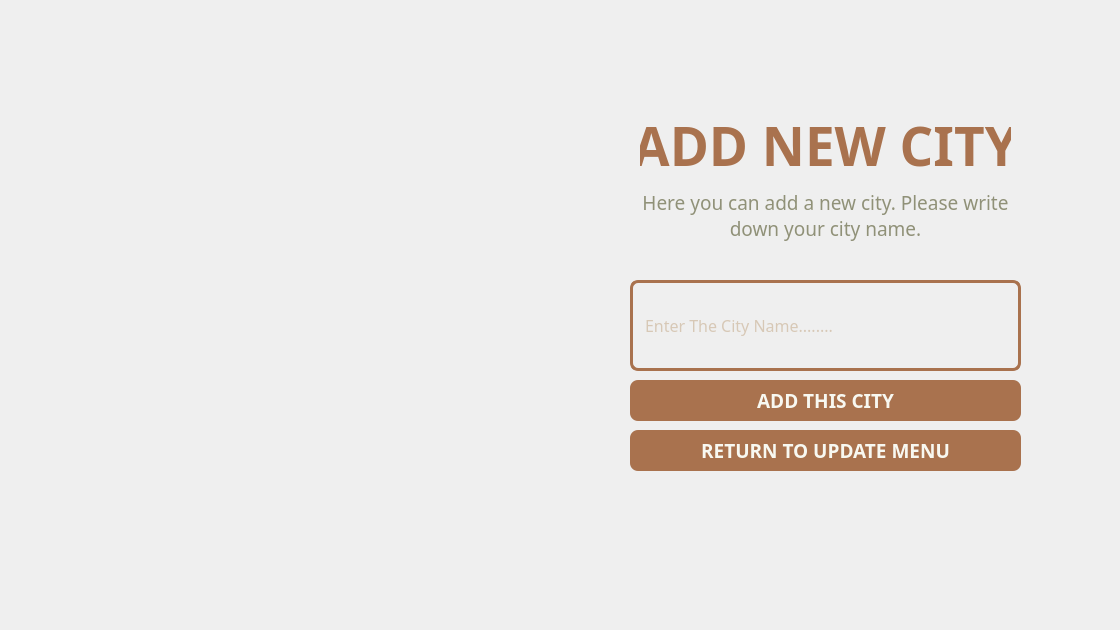
<?xml version="1.0" encoding="UTF-8"?>
<ui version="4.0">
 <class>addcity</class>
 <widget class="QWidget" name="addcity">
  <property name="geometry">
   <rect>
    <x>0</x>
    <y>0</y>
    <width>1120</width>
    <height>630</height>
   </rect>
  </property>
  <property name="minimumSize">
   <size>
    <width>1120</width>
    <height>630</height>
   </size>
  </property>
  <property name="maximumSize">
   <size>
    <width>1120</width>
    <height>630</height>
   </size>
  </property>
  <property name="windowTitle">
   <string>Mini Wasalni | Add New City</string>
  </property>
  <widget class="QLabel" name="addCITY_header">
   <property name="geometry">
    <rect>
     <x>640</x>
     <y>80</y>
     <width>371</width>
     <height>131</height>
    </rect>
   </property>
   <property name="font">
    <font>
     <family>Dosis</family>
     <pointsize>40</pointsize>
     <bold>true</bold>
    </font>
   </property>
   <property name="styleSheet">
    <string notr="true">QLabel {
		color: #A9724E;
}</string>
   </property>
   <property name="text">
    <string>ADD NEW CITY</string>
   </property>
   <property name="alignment">
    <set>Qt::AlignCenter</set>
   </property>
  </widget>
  <widget class="QPushButton" name="addCITY_add">
   <property name="geometry">
    <rect>
     <x>630</x>
     <y>380</y>
     <width>391</width>
     <height>41</height>
    </rect>
   </property>
   <property name="maximumSize">
    <size>
     <width>500</width>
     <height>100</height>
    </size>
   </property>
   <property name="font">
    <font>
     <family>Dosis</family>
     <pointsize>14</pointsize>
     <bold>true</bold>
    </font>
   </property>
   <property name="styleSheet">
    <string notr="true">QPushButton {
		color: #F8F8F1;
		background-color: #A9724E;
		border: none;
		border-radius: 8px;
}

QPushButton:hover {
		color: #F8F8F1;
		background-color: #BFA17E;
		border: none;
		border-radius:8px;
}

QPushButton:pressed {
		color: #F8F8F1;
		background-color: #BFA17E;
		border: none;
        border-radius: 8px;
}</string>
   </property>
   <property name="text">
    <string>ADD THIS CITY</string>
   </property>
  </widget>
  <widget class="QPushButton" name="Returntoupdate_addcity">
   <property name="geometry">
    <rect>
     <x>630</x>
     <y>430</y>
     <width>391</width>
     <height>41</height>
    </rect>
   </property>
   <property name="maximumSize">
    <size>
     <width>500</width>
     <height>100</height>
    </size>
   </property>
   <property name="font">
    <font>
     <family>Dosis</family>
     <pointsize>14</pointsize>
     <bold>true</bold>
    </font>
   </property>
   <property name="styleSheet">
    <string notr="true">QPushButton {
		color: #F8F8F1;
		background-color: #A9724E;
		border: none;
		border-radius: 8px;
}

QPushButton:hover {
		color: #F8F8F1;
		background-color: #BFA17E;
		border: none;
		border-radius:8px;
}

QPushButton:pressed {
		color: #F8F8F1;
		background-color: #BFA17E;
		border: none;
        border-radius: 8px;
}</string>
   </property>
   <property name="text">
    <string>RETURN TO UPDATE MENU</string>
   </property>
  </widget>
  <widget class="QLineEdit" name="addCITY_lineedit">
   <property name="geometry">
    <rect>
     <x>630</x>
     <y>280</y>
     <width>391</width>
     <height>91</height>
    </rect>
   </property>
   <property name="font">
    <font>
     <family>Dosis</family>
     <pointsize>12</pointsize>
    </font>
   </property>
   <property name="styleSheet">
    <string notr="true">QLineEdit {
color:#BFA17E;
background: transparent;
border: 3px solid #A9724E;
border-radius: 8px; 
padding: 10px;
}</string>
   </property>
   <property name="inputMask">
    <string/>
   </property>
   <property name="text">
    <string/>
   </property>
   <property name="maxLength">
    <number>32767</number>
   </property>
   <property name="echoMode">
    <enum>QLineEdit::Normal</enum>
   </property>
   <property name="placeholderText">
    <string>Enter The City Name........</string>
   </property>
  </widget>
  <widget class="QLabel" name="addCITY_label">
   <property name="geometry">
    <rect>
     <x>620</x>
     <y>140</y>
     <width>411</width>
     <height>151</height>
    </rect>
   </property>
   <property name="font">
    <font>
     <family>Dosis</family>
     <pointsize>14</pointsize>
    </font>
   </property>
   <property name="styleSheet">
    <string notr="true">QLabel {
		color: #909178;
}</string>
   </property>
   <property name="text">
    <string>Here you can add a new city. Please write down your city name.</string>
   </property>
   <property name="textFormat">
    <enum>Qt::RichText</enum>
   </property>
   <property name="alignment">
    <set>Qt::AlignCenter</set>
   </property>
   <property name="wordWrap">
    <bool>true</bool>
   </property>
  </widget>
 </widget>
 <resources/>
 <connections/>
</ui>
